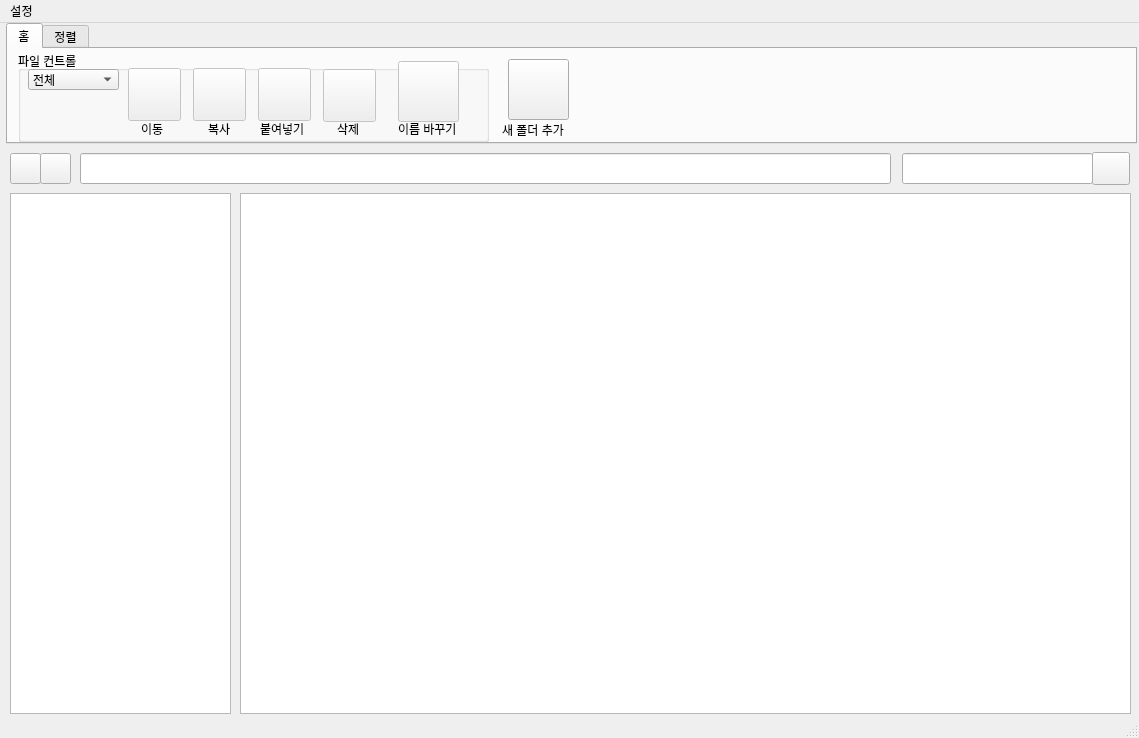
<?xml version="1.0" encoding="UTF-8"?>
<ui version="4.0">
    <class>MainWindow</class>
    <widget class="QMainWindow" name="MainWindow">
        <property name="geometry">
            <rect>
                <x>0</x>
                <y>0</y>
                <width>1139</width>
                <height>738</height>
            </rect>
        </property>
        <property name="windowTitle">
            <string>MainWindow</string>
        </property>
        <widget class="QWidget" name="centralwidget">
            <widget class="QTreeView" name="tree_view">
                <property name="geometry">
                    <rect>
                        <x>10</x>
                        <y>170</y>
                        <width>221</width>
                        <height>521</height>
                    </rect>
                </property>
                <property name="statusTip">
                    <string>Tree View</string>
                </property>
            </widget>
            <widget class="QTabWidget" name="tabWidget">
                <property name="geometry">
                    <rect>
                        <x>6</x>
                        <y>0</y>
                        <width>1131</width>
                        <height>121</height>
                    </rect>
                </property>
                <property name="styleSheet">
                    <string notr="true"/>
                </property>
                <property name="currentIndex">
                    <number>0</number>
                </property>
                <widget class="QWidget" name="widget">
                    <attribute name="title">
                        <string>홈</string>
                    </attribute>
                    <widget class="QPushButton" name="new_folder_btn">
                        <property name="geometry">
                            <rect>
                                <x>500</x>
                                <y>10</y>
                                <width>61</width>
                                <height>61</height>
                            </rect>
                        </property>
                        <property name="toolTip">
                            <string>새로운 폴더 생성</string>
                        </property>
                        <property name="statusTip">
                            <string>새로운 폴더 생성</string>
                        </property>
                        <property name="text">
                            <string/>
                        </property>
                        <property name="icon">
                            <iconset>
                                <normaloff>Icons/AddNewFolder.png</normaloff>Icons/AddNewFolder.png
                            </iconset>
                        </property>
                        <property name="iconSize">
                            <size>
                                <width>48</width>
                                <height>48</height>
                            </size>
                        </property>
                    </widget>
                    <widget class="QGroupBox" name="file_contorl_group">
                        <property name="geometry">
                            <rect>
                                <x>10</x>
                                <y>2</y>
                                <width>471</width>
                                <height>91</height>
                            </rect>
                        </property>
                        <property name="title">
                            <string>파일 컨트롤</string>
                        </property>
                        <widget class="QComboBox" name="type_select">
                            <property name="geometry">
                                <rect>
                                    <x>10</x>
                                    <y>18</y>
                                    <width>91</width>
                                    <height>21</height>
                                </rect>
                            </property>
                            <item>
                                <property name="text">
                                    <string>전체</string>
                                </property>
                            </item>
                            <item>
                                <property name="text">
                                    <string>폴더</string>
                                </property>
                            </item>
                            <item>
                                <property name="text">
                                    <string>파일</string>
                                </property>
                            </item>
                        </widget>
                        <widget class="QPushButton" name="move_btn">
                            <property name="enabled">
                                <bool>false</bool>
                            </property>
                            <property name="geometry">
                                <rect>
                                    <x>110</x>
                                    <y>17</y>
                                    <width>53</width>
                                    <height>53</height>
                                </rect>
                            </property>
                            <property name="text">
                                <string/>
                            </property>
                            <property name="icon">
                                <iconset>
                                    <normaloff>Icons/File Move.png</normaloff>Icons/File Move.png
                                </iconset>
                            </property>
                            <property name="iconSize">
                                <size>
                                    <width>50</width>
                                    <height>50</height>
                                </size>
                            </property>
                        </widget>
                        <widget class="QPushButton" name="copy_btn">
                            <property name="enabled">
                                <bool>false</bool>
                            </property>
                            <property name="geometry">
                                <rect>
                                    <x>175</x>
                                    <y>17</y>
                                    <width>53</width>
                                    <height>53</height>
                                </rect>
                            </property>
                            <property name="toolTip">
                                <string>복사</string>
                            </property>
                            <property name="text">
                                <string/>
                            </property>
                            <property name="icon">
                                <iconset>
                                    <normaloff>Icons/Copy.png</normaloff>Icons/Copy.png
                                </iconset>
                            </property>
                            <property name="iconSize">
                                <size>
                                    <width>32</width>
                                    <height>32</height>
                                </size>
                            </property>
                        </widget>
                        <widget class="QPushButton" name="paste_btn">
                            <property name="enabled">
                                <bool>false</bool>
                            </property>
                            <property name="geometry">
                                <rect>
                                    <x>240</x>
                                    <y>17</y>
                                    <width>53</width>
                                    <height>53</height>
                                </rect>
                            </property>
                            <property name="toolTip">
                                <string>붙여넣기</string>
                            </property>
                            <property name="text">
                                <string/>
                            </property>
                            <property name="icon">
                                <iconset>
                                    <normaloff>Icons/Paste.png</normaloff>Icons/Paste.png
                                </iconset>
                            </property>
                            <property name="iconSize">
                                <size>
                                    <width>32</width>
                                    <height>32</height>
                                </size>
                            </property>
                        </widget>
                        <widget class="QPushButton" name="delete_btn">
                            <property name="enabled">
                                <bool>false</bool>
                            </property>
                            <property name="geometry">
                                <rect>
                                    <x>305</x>
                                    <y>18</y>
                                    <width>53</width>
                                    <height>53</height>
                                </rect>
                            </property>
                            <property name="text">
                                <string/>
                            </property>
                            <property name="icon">
                                <iconset>
                                    <normaloff>Icons/Trash can.png</normaloff>Icons/Trash can.png
                                </iconset>
                            </property>
                            <property name="iconSize">
                                <size>
                                    <width>32</width>
                                    <height>32</height>
                                </size>
                            </property>
                        </widget>
                        <widget class="QLabel" name="label_3">
                            <property name="geometry">
                                <rect>
                                    <x>123</x>
                                    <y>70</y>
                                    <width>31</width>
                                    <height>16</height>
                                </rect>
                            </property>
                            <property name="text">
                                <string>이동</string>
                            </property>
                        </widget>
                        <widget class="QLabel" name="label_4">
                            <property name="geometry">
                                <rect>
                                    <x>190</x>
                                    <y>70</y>
                                    <width>31</width>
                                    <height>16</height>
                                </rect>
                            </property>
                            <property name="text">
                                <string>복사</string>
                            </property>
                        </widget>
                        <widget class="QLabel" name="label_5">
                            <property name="geometry">
                                <rect>
                                    <x>242</x>
                                    <y>70</y>
                                    <width>51</width>
                                    <height>16</height>
                                </rect>
                            </property>
                            <property name="text">
                                <string>붙여넣기</string>
                            </property>
                        </widget>
                        <widget class="QLabel" name="label_6">
                            <property name="geometry">
                                <rect>
                                    <x>319</x>
                                    <y>70</y>
                                    <width>31</width>
                                    <height>16</height>
                                </rect>
                            </property>
                            <property name="text">
                                <string>삭제</string>
                            </property>
                        </widget>
                        <widget class="QPushButton" name="name_change_btn">
                            <property name="enabled">
                                <bool>false</bool>
                            </property>
                            <property name="geometry">
                                <rect>
                                    <x>380</x>
                                    <y>10</y>
                                    <width>61</width>
                                    <height>61</height>
                                </rect>
                            </property>
                            <property name="text">
                                <string/>
                            </property>
                            <property name="icon">
                                <iconset>
                                    <normaloff>Icons/Change Name.png</normaloff>Icons/Change Name.png
                                </iconset>
                            </property>
                            <property name="iconSize">
                                <size>
                                    <width>48</width>
                                    <height>48</height>
                                </size>
                            </property>
                        </widget>
                        <widget class="QLabel" name="label_2">
                            <property name="geometry">
                                <rect>
                                    <x>380</x>
                                    <y>70</y>
                                    <width>71</width>
                                    <height>16</height>
                                </rect>
                            </property>
                            <property name="text">
                                <string>이름 바꾸기</string>
                            </property>
                        </widget>
                    </widget>
                    <widget class="QLabel" name="label">
                        <property name="geometry">
                            <rect>
                                <x>494</x>
                                <y>73</y>
                                <width>71</width>
                                <height>16</height>
                            </rect>
                        </property>
                        <property name="text">
                            <string>새 폴더 추가</string>
                        </property>
                    </widget>
                </widget>
                <widget class="QWidget" name="tab_2">
                    <attribute name="title">
                        <string>정렬</string>
                    </attribute>
                    <widget class="QGroupBox" name="criteria_sort_group">
                        <property name="geometry">
                            <rect>
                                <x>0</x>
                                <y>1</y>
                                <width>211</width>
                                <height>81</height>
                            </rect>
                        </property>
                        <property name="title">
                            <string>기본 정렬</string>
                        </property>
                        <widget class="QComboBox" name="sort_combobox">
                            <property name="geometry">
                                <rect>
                                    <x>10</x>
                                    <y>18</y>
                                    <width>181</width>
                                    <height>31</height>
                                </rect>
                            </property>
                            <item>
                                <property name="text">
                                    <string>이름순</string>
                                </property>
                            </item>
                            <item>
                                <property name="text">
                                    <string>파일 확장자</string>
                                </property>
                            </item>
                            <item>
                                <property name="text">
                                    <string>파일 크기</string>
                                </property>
                            </item>
                        </widget>
                        <widget class="QCheckBox" name="up_order">
                            <property name="geometry">
                                <rect>
                                    <x>10</x>
                                    <y>60</y>
                                    <width>81</width>
                                    <height>16</height>
                                </rect>
                            </property>
                            <property name="toolTip">
                                <string>기본으로 오름차순으로 설정되어 있음</string>
                            </property>
                            <property name="text">
                                <string>오름차순</string>
                            </property>
                        </widget>
                        <widget class="QCheckBox" name="down_order">
                            <property name="geometry">
                                <rect>
                                    <x>84</x>
                                    <y>60</y>
                                    <width>81</width>
                                    <height>16</height>
                                </rect>
                            </property>
                            <property name="text">
                                <string>내림차순</string>
                            </property>
                        </widget>
                    </widget>
                    <widget class="QGroupBox" name="advanced_sort_group">
                        <property name="geometry">
                            <rect>
                                <x>228</x>
                                <y>1</y>
                                <width>891</width>
                                <height>80</height>
                            </rect>
                        </property>
                        <property name="title">
                            <string>세부 정렬</string>
                        </property>
                        <widget class="QPushButton" name="select_sort">
                            <property name="geometry">
                                <rect>
                                    <x>10</x>
                                    <y>15</y>
                                    <width>75</width>
                                    <height>55</height>
                                </rect>
                            </property>
                            <property name="text">
                                <string>선택정렬</string>
                            </property>
                        </widget>
                    </widget>
                </widget>
            </widget>
            <widget class="QLineEdit" name="dir_edit">
                <property name="geometry">
                    <rect>
                        <x>80</x>
                        <y>130</y>
                        <width>811</width>
                        <height>31</height>
                    </rect>
                </property>
            </widget>
            <widget class="QLineEdit" name="search_edit">
                <property name="geometry">
                    <rect>
                        <x>902</x>
                        <y>130</y>
                        <width>191</width>
                        <height>31</height>
                    </rect>
                </property>
            </widget>
            <widget class="QPushButton" name="search_btn">
                <property name="geometry">
                    <rect>
                        <x>1092</x>
                        <y>129</y>
                        <width>38</width>
                        <height>33</height>
                    </rect>
                </property>
                <property name="text">
                    <string/>
                </property>
                <property name="icon">
                    <iconset>
                        <normaloff>Icons/Search.png</normaloff>Icons/Search.png
                    </iconset>
                </property>
            </widget>
            <widget class="QPushButton" name="undo_btn">
                <property name="geometry">
                    <rect>
                        <x>10</x>
                        <y>130</y>
                        <width>31</width>
                        <height>31</height>
                    </rect>
                </property>
                <property name="text">
                    <string/>
                </property>
                <property name="icon">
                    <iconset>
                        <normaloff>Icons/Back.png</normaloff>Icons/Back.png
                    </iconset>
                </property>
            </widget>
            <widget class="QPushButton" name="redo_btn">
                <property name="geometry">
                    <rect>
                        <x>40</x>
                        <y>130</y>
                        <width>31</width>
                        <height>31</height>
                    </rect>
                </property>
                <property name="text">
                    <string/>
                </property>
                <property name="icon">
                    <iconset>
                        <normaloff>Icons/Foward.png</normaloff>Icons/Foward.png
                    </iconset>
                </property>
            </widget>
            <widget class="QListView" name="list_view">
                <property name="geometry">
                    <rect>
                        <x>240</x>
                        <y>170</y>
                        <width>891</width>
                        <height>521</height>
                    </rect>
                </property>
                <property name="statusTip">
                    <string>ListView</string>
                </property>
            </widget>
        </widget>
        <widget class="QMenuBar" name="menubar">
            <property name="geometry">
                <rect>
                    <x>0</x>
                    <y>0</y>
                    <width>1139</width>
                    <height>21</height>
                </rect>
            </property>
            <widget class="QMenu" name="menu">
                <property name="title">
                    <string>설정</string>
                </property>
                <addaction name="action"/>
            </widget>
            <addaction name="menu"/>
        </widget>
        <widget class="QStatusBar" name="statusbar"/>
        <action name="action">
            <property name="text">
                <string>To be contiuned...</string>
            </property>
        </action>
    </widget>
    <resources/>
    <connections/>
</ui>
